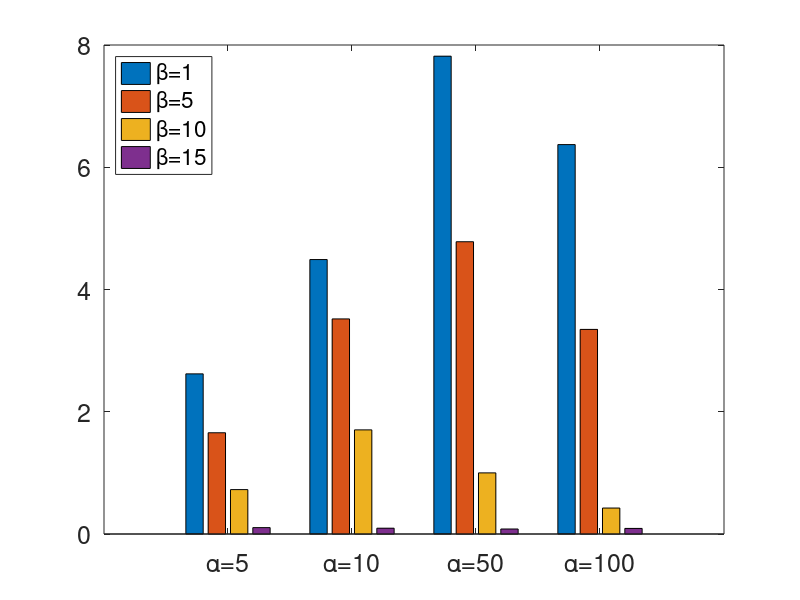

This figure's MATLAB source:
clear all;
clc;

%moons; 
alpha = [5 10 50 100];
cvx_primal_2011_ave = [4.2528 8.3861 28.3149 34.95];

our_method_beta_5_ave = [1.6565 3.5189 4.7816 3.3473];

our_method_beta_1_ave = [2.62 4.49 7.8171 6.3708];

SSNAL_ave = [4.2948 8.325 28.2862 34.91];

network_lasso_ave = [4.2569 8.3678 28.189 36.48];

ama_ave = mean([cvx_primal_2011_ave; SSNAL_ave; network_lasso_ave]);

% % vary algorithms
% figure();
% data = [our_method_beta_5_mean;cvx_primal_2011_mean;  SSNAL_mean; network_lasso_mean; ama_mean];
% data_var = [our_method_beta_5_var;cvx_primal_2011_var;  SSNAL_var; network_lasso_var; ama_var];
% base_x = [2 4 6 8];
% h = bar(base_x, data');
% l={'REG-CC(\alpha=5)', 'PRIMAL-CC', 'SSNAL-CC', 'NET-LASSO', 'AMA-CC'};
% legend(h,l, 'Location', 'Northwest');
% set(gca, 'XTickLabel',{'\alpha=5','\alpha=10','\alpha=50','\alpha=100'});
% set(gca, 'FontSize', 18);






our_method_beta_10_ave = [0.7265 1.7036 1 0.4247];
our_method_beta_15_ave = [0.1046 0.095 0.0818 0.0914];
data = [our_method_beta_1_ave;our_method_beta_5_ave;our_method_beta_10_ave;our_method_beta_15_ave];
% vary beta
figure();
base_x = [2 4 6 8];
h = bar(base_x, data');
l={'\beta=1', '\beta=5', '\beta=10', '\beta=15'};
legend(h,l, 'Location', 'Northwest');
set(gca, 'XTickLabel',{'\alpha=5','\alpha=10','\alpha=50','\alpha=100'});
set(gca, 'FontSize', 18);


